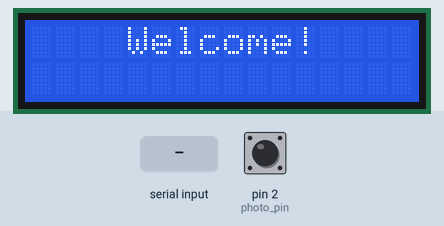
Recording of a sketch running on a simulated Arduino Uno, built with avr-gcc and run on an emulated ATmega328P. Parts: 16×2 character LCD. Inputs (shaded band) come from the test bench; at power-on: pin 2 (photo_pin) HIGH. What the sketch prints to the serial monitor is not drawn.

Above: at 1.2 s.
1.3 s: "MARCO" received over Serial
3.8 s: "run-started" received over the second serial link
6.8 s: "run-started" received over the second serial link
At 8.2 s:
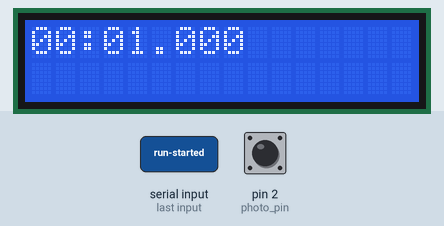
Timing chart, 0 to 9.8 s (numbered marks = the images above; inputs shaded):
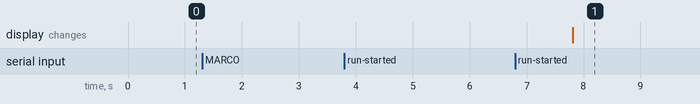

The sketch:

finish.ino
```cpp
#include <SoftwareSerial.h>
#include <LiquidCrystal_I2C.h>

// wireless communication setup
SoftwareSerial HC12(9, 8); // HC-12 TX Pin, HC-12 RX Pin

// initialize the library by associating any needed LCD interface
LiquidCrystal_I2C lcd(0x27, 16, 2);

// set up variables:
long int start_time = 1; // start time of run
long int result_time = 0; // time of run
long int prev_time = 0; // previous time
int min_run_length = 1000; // delay time
short int photo_pin = 2; // pin to which photocell is connected
short int input_start = 1; // toggle what input is recognized as start

// functions declarations
void print_ln_lcd(String message, int col=0, int row=0, bool clear=false);
String ms_to_print(long int ms);

void setup() {
  Serial.begin(9600); // serial port to computer
  HC12.begin(9600); // serial port to HC-12
  lcd.init(); //initialize the lcd
  lcd.backlight(); //open the backlight

  pinMode(photo_pin, INPUT_PULLUP);
  print_ln_lcd("Welcome!", 4, 0, true);
}

void loop(){
  if(Serial.available()){
    String message = Serial.readString();
    message.trim();
    if(message == "MARCO"){
      Serial.println("POLO");
    }
  }
  if(HC12.available()){
    String message = HC12.readString();
    //Serial.println(message); // for debugging
    message.trim();

    if(message=="run-started"){
      start_time = millis(); // save the time when the run started
      Serial.println("run-started"); // send message to serial monitor that run has started
      result_time = min_run_length; // set the result time to the minimum run length

      if(prev_time != 0)
      print_ln_lcd(ms_to_print(prev_time), 0, 0, true); // print prev time on LCD
      delay(min_run_length);

      while(digitalRead(photo_pin)!=input_start){
        result_time = millis()-start_time;
        print_ln_lcd(ms_to_print(result_time), 0, 1); // update time on LCD
      }

      prev_time = result_time; // save the result time as the previous time for LCD display
      Serial.println(result_time);
    }
  }
}

// functions definitions
void print_ln_lcd(String message, int col, int row, bool clear){ // print message to LCD
  if(clear){
    lcd.clear();
  }
  lcd.setCursor(col, row);
  lcd.print(message);
}

String ms_to_print(long ms){ // convert milliseconds to string
  String result = "";
  long sec = ms/1000;
  long min = sec/60;
  long hr = min/60;
  if(hr>0){
    result += String(hr)+":";
  }
  if(min>0){
    if(min%60<10){
      result += "0";
    }
    result += String(min%60)+":";
  }
  else{result += "00:";}
  if(sec>0){
    if(sec%60<10){
      result += "0";
    }
    result += String(sec%60)+".";
  }
  else{result += "00.";}
  if(ms>0){
    if(ms%1000<100){
      result += "0";
	  if(ms%1000<10){
        result += "0";
      }
    }
    result += String(ms%1000);
  }
  return result;
}
```

Measured:
- after the input at 1.3 s, every drawn part: stays the same
- after the input at 3.8 s, every drawn part: stays the same
- after the input at 6.8 s, the display: changes after 1.0 s (image 1)
